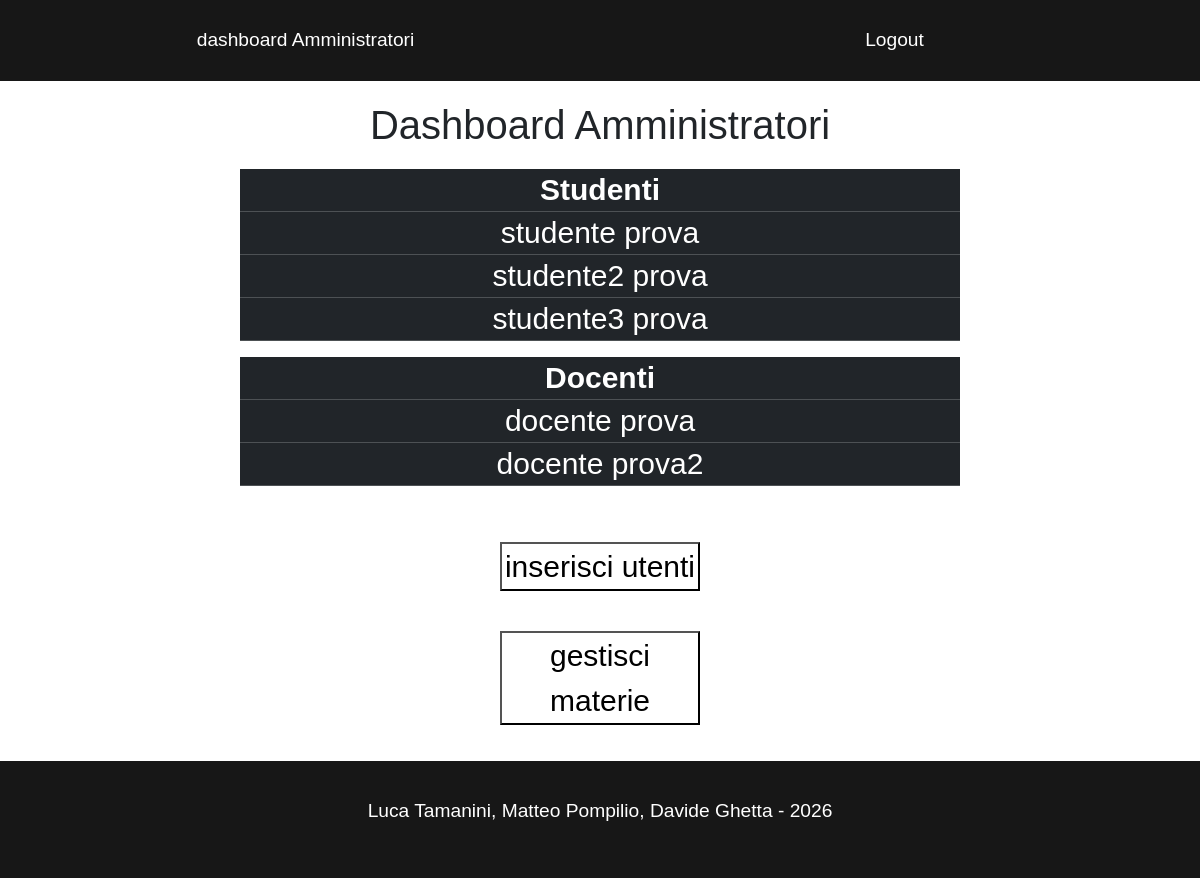
/dashboardAdmin.php (signed in), run on the app's committed database.
### tables this page shows
CREATE TABLE `studenti` (
  `id` int(11) NOT NULL,
  `nome` varchar(50) NOT NULL,
  `cognome` varchar(50) NOT NULL,
  `data_nascita` date NOT NULL,
  `codice_fiscale` varchar(16) NOT NULL,
  `utente_id` int(11) DEFAULT NULL,
  `classe_id` int(11) DEFAULT NULL
);

CREATE TABLE `docenti` (
  `id` int(11) NOT NULL,
  `nome` varchar(50) NOT NULL,
  `cognome` varchar(50) NOT NULL,
  `utente_id` int(11) DEFAULT NULL
);

### db/functions.php (called while the page is built, shortened)
<?php
require_once "connection.php";
function getAllStudents()
{
    global $pdo;
    try {
        $sql = "SELECT nome, cognome FROM Studenti";
        $result = $pdo->prepare($sql);
        $result->execute();
        $utente = $result->fetchAll(PDO::FETCH_ASSOC);
        return $utente;
    } catch (PDOException $e) {
        echo "<script>alert('Errore" . $e->getMessage() . "')</script>";
    }
}
function getAllTeachers()
{
    global $pdo;
    try {
        $sql = "SELECT nome, cognome FROM Docenti";
        $result = $pdo->prepare($sql);
        $result->execute();
        $utente = $result->fetchAll(PDO::FETCH_ASSOC);
        return $utente;
    } catch (PDOException $e) {
        echo "<script>alert('Errore" . $e->getMessage() . "')</script>";
    }
}

### dashboardAdmin.php (the view, shortened to what this page needs)
<?php
require_once 'components/navbar.php';
require_once 'db/functions.php';
$stud = getAllStudents();
$doc = getAllTeachers();
?>
<!DOCTYPE html>
<html lang="en">
<head>
    <link rel="stylesheet" href="assets/style.css">
    <link href="https://cdn.jsdelivr.net/npm/bootstrap@5.3.8/dist/css/bootstrap.min.css" rel="stylesheet">
</head>
<body>
    <h1 class="docTitle">Dashboard Amministratori</h1>
    <div class="tabella">
        <table class="table table-dark table-sm">
            <tr>
                <th>Studenti</th>
            </tr>
            <?php foreach ($stud as $row) { ?>
                <tr>
                    <td>
                        <?= $row['nome'] . " " . $row['cognome']; ?>
                    </td>
                </tr>
            <?php } ?>
        </table>
    </div>
    <div class="tabella">
        <table class="table table-dark table-sm">
            <tr>
                <th>Docenti</th>
            </tr>
            <?php foreach ($doc as $row) { ?>
                <tr>
                    <td>
                        <?= $row['nome'] . " " . $row['cognome']; ?>
                    </td>
                </tr>
            <?php } ?>
        </table>
    </div>
    <div class="btn1">
        <a href="register.php">
            <button class="gVoti">inserisci utenti</button>
        </a>
    </div>
    <div class="btn1">
        <a href="gestioneMaterie.php"><button class="gVoti">gestisci materie</button></a>
    </div>
</body>
</html>
<?php require_once 'components/footer.php'; ?>

### assets/style.css (style rules this page uses)
* { margin: 0; padding: 0; font-family: 'Gill Sans', 'Gill Sans MT', Calibri, 'Trebuchet MS', sans-serif; box-sizing: inherit; }
html { height: 100%; box-sizing: border-box; }
body { background-color: whitesmoke; min-height: 100%; display: flex; flex-direction: column; }
.tabella { display: flex; margin: auto; width: 60%; text-align: center; }
table { text-align: center; font-size: 30px; }
.docTitle { text-align: center; margin-top: 20px; margin-bottom: 20px; }
.btn1 { display: flex; justify-content: center; }
.gVoti { font-size: 30px; margin-top: 40px; width: 200px; background: none; }

### data on the page
studenti: nome "studente", cognome "prova"
studenti: nome "studente2", cognome "prova"
studenti: nome "studente3", cognome "prova"
docenti: nome "docente", cognome "prova"
docenti: nome "docente", cognome "prova2"
